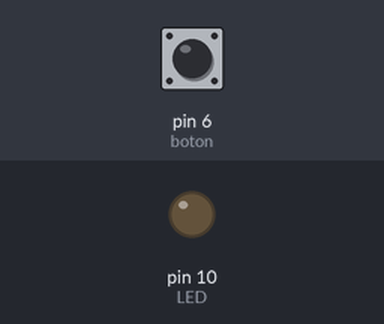
Simulated run of this sketch. Board: Arduino Uno, built with avr-gcc and run on an emulated ATmega328P. Parts: output pins drawn as LEDs (lit = HIGH). Dashed ring = blinking. The inputs (shaded band) are chosen by the test bench; at power-on: pin 6 (boton) HIGH.

Above: at 1.2 s.
1.3 s: pin 6 (boton) pulled LOW for 1 s
At 1.42 s:
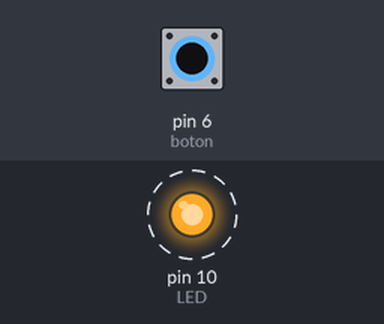
3.8 s: pin 6 (boton) pulled LOW for 0.15 s
At 5.0 s:
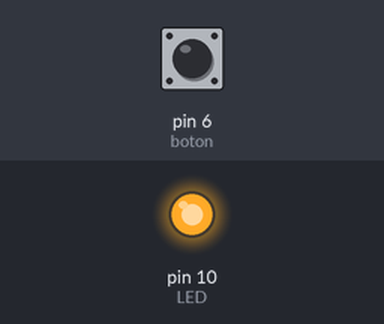
5.4 s: pin 6 (boton) pulled LOW for 3.2 s
At 8.7 s:
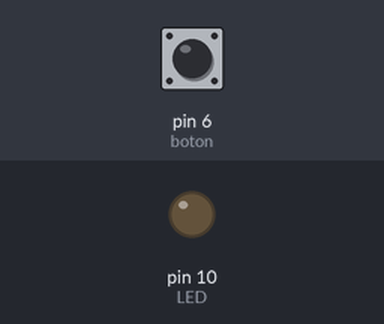
Timing chart, 0 to 10.2 s (numbered marks = the images above; inputs shaded):
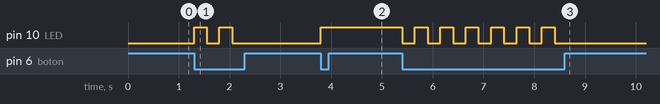

Measured:
- after the input at 1.3 s, pin 10 (LED): alternates HIGH for 0.25 s and LOW for 0.25 s, 4 changes in all, then stays LOW, starting at once
- after the input at 3.8 s, pin 10 (LED): LOW → HIGH at once
- after the input at 5.4 s, pin 10 (LED): alternates HIGH for 0.25 s and LOW for 0.25 s, 13 changes in all, then stays LOW, starting at once

The sketch:

Botones_condicionales.ino
```cpp
int LED = 10 ;
int boton = 6;
bool estado = false;

void setup() {
  pinMode( LED, OUTPUT) ; // LED como salida
  pinMode( boton  , INPUT) ;            //botón  como entrada
  digitalWrite( LED, LOW) ; // apagado al principio
}

void loop() {
  bool valor = digitalRead(boton) ;          // leemos el valor de boton en valor

  if(valor == false) {
    estado = !estado;
    digitalWrite( LED, estado) ;
    delay(250);
  }

}
```
